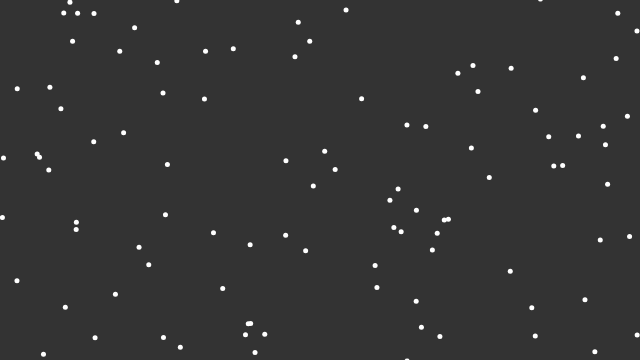
Frame 1 (no input)
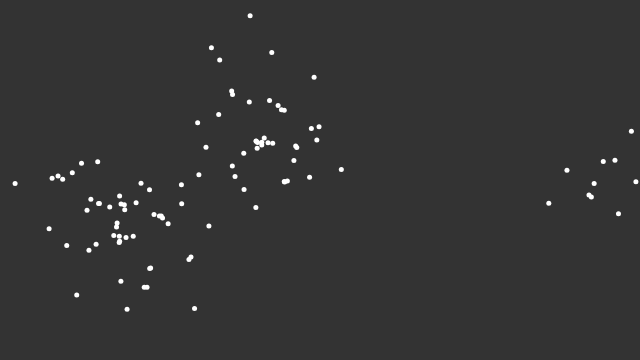
Frame 60 (no input)
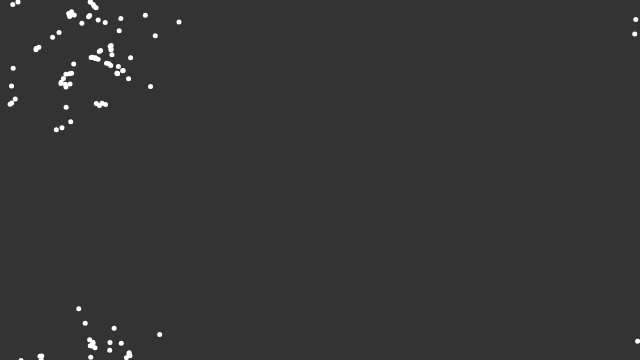
Frame 120 (the mouse pressed at the canvas centre since frame 60)

The p5.js sketch that drew these frames (run headless with seeded random() and noise() and a simulated clock; from frame 60 on, the mouse is pressed at the canvas centre):

// p5.js sketch
// ── sketch.js
const flock = [];
const numOfBoids = 100;

let alignSlider, cohesionSlider, separationSlider;

function setup() {
  createCanvas(640, 360);
  // put setup code here
  alignSlider = createSlider(0, 2, 1, 0.1);
  cohesionSlider = createSlider(0, 2, 1, 0.1);
  separationSlider = createSlider(0, 2, 1, 0.1);
  for (let i = 0; i < numOfBoids; i++) {
    flock.push(new Boid());
  }
}

function draw() {
  // put drawing code here
  background(51);

  for (let boid of flock) {
    boid.edges();
    boid.flock(flock);
    boid.update();
    boid.show();
  }
}

// ── Boid.js
class Boid {
  constructor() {
    this.pos = createVector(random(width), random(height));
    this.vel = p5.Vector.random2D();
    this.vel.setMag(random(2, 4));
    this.acc = createVector();
    this.maxForce = 1;
    this.maxSpeed = 4;
  }

  update() {
    this.vel.add(this.acc);
    this.vel.limit(this.maxSpeed);
    this.pos.add(this.vel);
    this.acc.mult(0);
  }

  show() {
    strokeWeight(5);
    stroke(255);
    point(this.pos.x, this.pos.y);
  }

  edges() {
    if (this.pos.x > width) {
      this.pos.x = 0;
    }

    if (this.pos.x < 0) {
      this.pos.x = width;
    }

    if (this.pos.y > height) {
      this.pos.y = 0;
    }

    if (this.pos.y < 0) {
      this.pos.y = height;
    }
  }

  // align this boids with all the other boids
  align(boids) {
    const steering = createVector();
    const perceptionRadius = 50;
    let total = 0;

    for (let other of boids) {
      const d = dist(this.pos.x, this.pos.y, other.pos.x, other.pos.y);
      if (other != this && d < perceptionRadius) {
        steering.add(other.vel);
        total++;
      }
    }

    if (total > 0) {
      steering.div(total);
      steering.setMag(this.maxSpeed);
      steering.sub(this.vel);
      steering.limit(this.maxForce);
    }
    return steering;
  }

  flock(boids) {
    const alignment = this.align(boids);
    const cohesion = this.cohesion(boids);
    const seperation = this.seperation(boids);
    seperation.mult(separationSlider.value());
    alignment.mult(alignSlider.value());
    seperation.mult(separationSlider.value());
    this.acc.add(alignment);
    this.acc.add(cohesion);
    this.acc.add(seperation);
  }

  // gets the average position of local flockmates
  cohesion(boids) {
    const steering = createVector();
    const perceptionRadius = 100;
    let total = 0;

    for (let other of boids) {
      const d = dist(this.pos.x, this.pos.y, other.pos.x, other.pos.y);
      if (other != this && d < perceptionRadius) {
        steering.add(other.pos);
        total++;
      }
    }

    if (total > 0) {
      steering.div(total);
      steering.sub(this.pos);
      steering.setMag(this.maxSpeed);
      steering.sub(this.vel);
      steering.limit(this.maxForce);
    }
    return steering;
  }

  // avoids running into localflockmates
  seperation(boids) {
    const steering = createVector();
    const perceptionRadius = 50;
    let total = 0;

    for (let other of boids) {
      const d = dist(this.pos.x, this.pos.y, other.pos.x, other.pos.y);
      if (other != this && d < perceptionRadius) {
        let diff = p5.Vector.sub(this.pos, other.pos);
        diff.mult(d);
        steering.add(diff);
        total++;
      }
    }

    if (total > 0) {
      steering.div(total);

      steering.setMag(this.maxSpeed);
      steering.sub(this.vel);
      steering.limit(this.maxForce);
    }
    return steering;
  }
}
